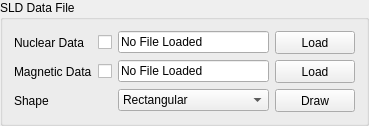
    <widget class="QGroupBox" name="groupBox_Datafile">
     <property name="font">
      <font>
       <weight>50</weight>
       <bold>false</bold>
      </font>
     </property>
     <property name="title">
      <string>SLD Data File</string>
     </property>
     <layout class="QGridLayout" name="gridLayout_5">
      <item row="0" column="0">
       <layout class="QGridLayout" name="gridLayout">
        <item row="0" column="0">
         <widget class="QLabel" name="lblNucData">
          <property name="font">
           <font>
            <weight>50</weight>
            <bold>false</bold>
           </font>
          </property>
          <property name="toolTip">
           <string>&lt;html&gt;&lt;head/&gt;&lt;body&gt;&lt;p&gt;Nuclear data used to simulate SANS.&lt;/p&gt;&lt;/body&gt;&lt;/html&gt;</string>
          </property>
          <property name="text">
           <string>Nuclear Data</string>
          </property>
         </widget>
        </item>
        <item row="0" column="1">
         <widget class="QCheckBox" name="checkboxNucData">
          <property name="text">
           <string></string>
          </property>
         </widget>
        </item>
        <item row="0" column="2">
         <widget class="QLineEdit" name="txtNucData">
          <property name="sizePolicy">
           <sizepolicy hsizetype="Preferred" vsizetype="Fixed">
            <horstretch>0</horstretch>
            <verstretch>0</verstretch>
           </sizepolicy>
          </property>
          <property name="minimumSize">
           <size>
            <width>151</width>
            <height>0</height>
           </size>
          </property>
          <property name="font">
           <font>
            <weight>50</weight>
            <bold>false</bold>
           </font>
          </property>
          <property name="toolTip">
           <string>Display name of loaded datafile.</string>
          </property>
          <property name="text">
           <string>No File Loaded</string>
          </property>
         </widget>
        </item>
        <item row="0" column="3">
         <widget class="QPushButton" name="cmdNucLoad">
          <property name="sizePolicy">
           <sizepolicy hsizetype="Minimum" vsizetype="Fixed">
            <horstretch>0</horstretch>
            <verstretch>0</verstretch>
           </sizepolicy>
          </property>
          <property name="minimumSize">
           <size>
            <width>80</width>
            <height>23</height>
           </size>
          </property>
          <property name="font">
           <font>
            <weight>50</weight>
            <bold>false</bold>
           </font>
          </property>
          <property name="toolTip">
           <string>&lt;html&gt;&lt;head/&gt;&lt;body&gt;&lt;p&gt;Only .txt, .sld and .pdb datafile formats are supported. &lt;/p&gt;&lt;p&gt;Load Nuclear sld data.&lt;/p&gt;&lt;/body&gt;&lt;/html&gt;</string>
          </property>
          <property name="text">
           <string>Load</string>
          </property>
          <property name="autoDefault">
           <bool>false</bool>
          </property>
         </widget>
        </item>
        <item row="1" column="0">
         <widget class="QLabel" name="lblMagData">
          <property name="font">
           <font>
            <weight>50</weight>
            <bold>false</bold>
           </font>
          </property>
          <property name="toolTip">
           <string>&lt;html&gt;&lt;head/&gt;&lt;body&gt;&lt;p&gt;Magnetic data used to simulate SANS.&lt;/p&gt;&lt;/body&gt;&lt;/html&gt;</string>
          </property>
          <property name="text">
           <string>Magnetic Data</string>
          </property>
         </widget>
        </item>
        <item row="1" column="1">
         <widget class="QCheckBox" name="checkboxMagData">
          <property name="text">
           <string></string>
          </property>
         </widget>
        </item>
        <item row="1" column="2">
         <widget class="QLineEdit" name="txtMagData">
          <property name="sizePolicy">
           <sizepolicy hsizetype="Preferred" vsizetype="Fixed">
            <horstretch>0</horstretch>
            <verstretch>0</verstretch>
           </sizepolicy>
          </property>
          <property name="minimumSize">
           <size>
            <width>151</width>
            <height>0</height>
           </size>
          </property>
          <property name="font">
           <font>
            <weight>50</weight>
            <bold>false</bold>
           </font>
          </property>
          <property name="toolTip">
           <string>Display name of loaded datafile.</string>
          </property>
          <property name="text">
           <string>No File Loaded</string>
          </property>
         </widget>
        </item>
        <item row="1" column="3">
         <widget class="QPushButton" name="cmdMagLoad">
          <property name="sizePolicy">
           <sizepolicy hsizetype="Minimum" vsizetype="Fixed">
            <horstretch>0</horstretch>
            <verstretch>0</verstretch>
           </sizepolicy>
          </property>
          <property name="minimumSize">
           <size>
            <width>80</width>
            <height>23</height>
           </size>
          </property>
          <property name="font">
           <font>
            <weight>50</weight>
            <bold>false</bold>
           </font>
          </property>
          <property name="toolTip">
           <string>&lt;html&gt;&lt;head/&gt;&lt;body&gt;&lt;p&gt;Only .txt, .omf and.sld datafile formats are supported. &lt;/p&gt;&lt;p&gt;Load Magnetic sld data.&lt;/p&gt;&lt;/body&gt;&lt;/html&gt;</string>
          </property>
          <property name="text">
           <string>Load</string>
          </property>
          <property name="autoDefault">
           <bool>false</bool>
          </property>
         </widget>
        </item>
        <item row="2" column="0">
         <widget class="QLabel" name="lblShape">
          <property name="font">
           <font>
            <weight>50</weight>
            <bold>false</bold>
           </font>
          </property>
          <property name="toolTip">
           <string>&lt;html&gt;&lt;head/&gt;&lt;body&gt;&lt;p&gt;Default shape of the sample.&lt;/p&gt;&lt;/body&gt;&lt;/html&gt;</string>
          </property>
          <property name="text">
           <string>Shape</string>
          </property>
         </widget>
        </item>
        <item row="2" column="2">
         <widget class="QComboBox" name="cbShape">
          <property name="sizePolicy">
           <sizepolicy hsizetype="Preferred" vsizetype="Fixed">
            <horstretch>0</horstretch>
            <verstretch>0</verstretch>
           </sizepolicy>
          </property>
          <property name="font">
           <font>
            <weight>50</weight>
            <bold>false</bold>
           </font>
          </property>
          <property name="toolTip">
           <string>&lt;html&gt;&lt;head/&gt;&lt;body&gt;&lt;p&gt;Select the default shape of the sample.&lt;/p&gt;&lt;/body&gt;&lt;/html&gt;</string>
          </property>
          <item>
           <property name="text">
            <string>Rectangular</string>
           </property>
          </item>
         </widget>
        </item>
        <item row="2" column="3">
         <widget class="QPushButton" name="cmdDraw">
          <property name="enabled">
           <bool>true</bool>
          </property>
          <property name="sizePolicy">
           <sizepolicy hsizetype="Minimum" vsizetype="Fixed">
            <horstretch>0</horstretch>
            <verstretch>0</verstretch>
           </sizepolicy>
          </property>
          <property name="minimumSize">
           <size>
            <width>80</width>
            <height>23</height>
           </size>
          </property>
          <property name="font">
           <font>
            <weight>50</weight>
            <bold>false</bold>
           </font>
          </property>
          <property name="toolTip">
           <string>&lt;html&gt;&lt;head/&gt;&lt;body&gt;&lt;p&gt;Generate a 3D plot with arrows for the magnetic vectors.&lt;/p&gt;&lt;p&gt;It is not recommanded for a large number of pixels.&lt;/p&gt;&lt;/body&gt;&lt;/html&gt;</string>
          </property>
          <property name="text">
           <string>Draw</string>
          </property>
          <property name="autoDefault">
           <bool>false</bool>
          </property>
         </widget>
        </item>
       </layout>
      </item>
     </layout>
    </widget>
